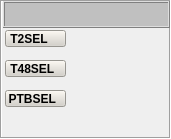
   <widget class="QFrame" name="DatosDelCombust_3">
    <property name="geometry">
     <rect>
      <x>650</x>
      <y>2</y>
      <width>171</width>
      <height>139</height>
     </rect>
    </property>
    <property name="styleSheet">
     <string notr="true">background-color: none;</string>
    </property>
    <property name="frameShape">
     <enum>QFrame::Box</enum>
    </property>
    <property name="frameShadow">
     <enum>QFrame::Sunken</enum>
    </property>
    <widget class="QFrame" name="frame_20">
     <property name="geometry">
      <rect>
       <x>3</x>
       <y>1</y>
       <width>167</width>
       <height>27</height>
      </rect>
     </property>
     <property name="minimumSize">
      <size>
       <width>167</width>
       <height>27</height>
      </size>
     </property>
     <property name="maximumSize">
      <size>
       <width>167</width>
       <height>27</height>
      </size>
     </property>
     <property name="styleSheet">
      <string notr="true">background-color: rgb(192, 192, 192);</string>
     </property>
     <property name="frameShape">
      <enum>QFrame::Box</enum>
     </property>
     <property name="frameShadow">
      <enum>QFrame::Raised</enum>
     </property>
     <layout class="QGridLayout" name="gridLayout_26">
      <item row="0" column="0">
       <widget class="AUpTextLabel" name="leGEN_AVR_49">
        <property name="minimumSize">
         <size>
          <width>137</width>
          <height>9</height>
         </size>
        </property>
        <property name="maximumSize">
         <size>
          <width>137</width>
          <height>9</height>
         </size>
        </property>
        <property name="LabelText" stdset="0">
         <string>COMPRESOR DE LP</string>
        </property>
        <property name="Font">
         <font>
          <pointsize>9</pointsize>
          <weight>75</weight>
          <bold>true</bold>
         </font>
        </property>
       </widget>
      </item>
     </layout>
    </widget>
    <widget class="AUpTextLabel" name="leGEN_AVR_50">
     <property name="geometry">
      <rect>
       <x>7</x>
       <y>122</y>
       <width>65</width>
       <height>13</height>
      </rect>
     </property>
     <property name="minimumSize">
      <size>
       <width>65</width>
       <height>13</height>
      </size>
     </property>
     <property name="maximumSize">
      <size>
       <width>65</width>
       <height>13</height>
      </size>
     </property>
     <property name="layoutDirection">
      <enum>Qt::RightToLeft</enum>
     </property>
     <property name="LabelText" stdset="0">
      <string>LP_TRF</string>
     </property>
     <property name="Font">
      <font>
       <pointsize>9</pointsize>
       <weight>75</weight>
       <bold>true</bold>
      </font>
     </property>
    </widget>
    <widget class="AUpTextLabel" name="leGEN_AVR_61">
     <property name="geometry">
      <rect>
       <x>116</x>
       <y>122</y>
       <width>43</width>
       <height>13</height>
      </rect>
     </property>
     <property name="minimumSize">
      <size>
       <width>43</width>
       <height>13</height>
      </size>
     </property>
     <property name="maximumSize">
      <size>
       <width>43</width>
       <height>13</height>
      </size>
     </property>
     <property name="layoutDirection">
      <enum>Qt::LeftToRight</enum>
     </property>
     <property name="LabelText" stdset="0">
      <string>In/S</string>
     </property>
     <property name="Font">
      <font>
       <pointsize>9</pointsize>
       <weight>75</weight>
       <bold>true</bold>
      </font>
     </property>
    </widget>
    <widget class="AUpTextLabel" name="leCOMPLP_T">
     <property name="geometry">
      <rect>
       <x>72</x>
       <y>122</y>
       <width>37</width>
       <height>13</height>
      </rect>
     </property>
     <property name="minimumSize">
      <size>
       <width>37</width>
       <height>13</height>
      </size>
     </property>
     <property name="maximumSize">
      <size>
       <width>37</width>
       <height>13</height>
      </size>
     </property>
     <property name="layoutDirection">
      <enum>Qt::RightToLeft</enum>
     </property>
     <property name="isUpdateable" stdset="0">
      <bool>true</bool>
     </property>
     <property name="id">
      <string>p_HMI_INTER_NSD_TRF_1X_CALC_PLUS_A_OUT_1</string>
     </property>
     <property name="Font">
      <font>
       <pointsize>9</pointsize>
       <weight>75</weight>
       <bold>true</bold>
      </font>
     </property>
    </widget>
    <widget class="AUpTextLabel" name="leCOMPP0S">
     <property name="geometry">
      <rect>
       <x>72</x>
       <y>48</y>
       <width>37</width>
       <height>13</height>
      </rect>
     </property>
     <property name="minimumSize">
      <size>
       <width>37</width>
       <height>13</height>
      </size>
     </property>
     <property name="maximumSize">
      <size>
       <width>37</width>
       <height>13</height>
      </size>
     </property>
     <property name="layoutDirection">
      <enum>Qt::RightToLeft</enum>
     </property>
     <property name="isUpdateable" stdset="0">
      <bool>true</bool>
     </property>
     <property name="id">
      <string>p_HMI_INTER_P0SEL_CALC_PLUS_A_OUT_1</string>
     </property>
     <property name="Font">
      <font>
       <pointsize>9</pointsize>
       <weight>75</weight>
       <bold>true</bold>
      </font>
     </property>
     <property name="Presicion">
      <number>2</number>
     </property>
    </widget>
    <widget class="AUpTextLabel" name="leGEN_AVR_62">
     <property name="geometry">
      <rect>
       <x>116</x>
       <y>48</y>
       <width>43</width>
       <height>13</height>
      </rect>
     </property>
     <property name="minimumSize">
      <size>
       <width>43</width>
       <height>13</height>
      </size>
     </property>
     <property name="maximumSize">
      <size>
       <width>43</width>
       <height>13</height>
      </size>
     </property>
     <property name="layoutDirection">
      <enum>Qt::LeftToRight</enum>
     </property>
     <property name="LabelText" stdset="0">
      <string>PSIA</string>
     </property>
     <property name="Font">
      <font>
       <pointsize>9</pointsize>
       <weight>75</weight>
       <bold>true</bold>
      </font>
     </property>
    </widget>
    <widget class="AUpTextLabel" name="leGEN_AVR_63">
     <property name="geometry">
      <rect>
       <x>7</x>
       <y>48</y>
       <width>65</width>
       <height>13</height>
      </rect>
     </property>
     <property name="minimumSize">
      <size>
       <width>65</width>
       <height>13</height>
      </size>
     </property>
     <property name="maximumSize">
      <size>
       <width>65</width>
       <height>13</height>
      </size>
     </property>
     <property name="layoutDirection">
      <enum>Qt::RightToLeft</enum>
     </property>
     <property name="LabelText" stdset="0">
      <string>P0SEL</string>
     </property>
     <property name="Font">
      <font>
       <pointsize>9</pointsize>
       <weight>75</weight>
       <bold>true</bold>
      </font>
     </property>
    </widget>
    <widget class="AUpTextLabel" name="leCOMPT2S">
     <property name="geometry">
      <rect>
       <x>72</x>
       <y>33</y>
       <width>37</width>
       <height>13</height>
      </rect>
     </property>
     <property name="minimumSize">
      <size>
       <width>37</width>
       <height>13</height>
      </size>
     </property>
     <property name="maximumSize">
      <size>
       <width>37</width>
       <height>13</height>
      </size>
     </property>
     <property name="layoutDirection">
      <enum>Qt::RightToLeft</enum>
     </property>
     <property name="isUpdateable" stdset="0">
      <bool>true</bool>
     </property>
     <property name="id">
      <string>p_HMI_INTER_T2SEL_CALC_PLUS_A_OUT_1</string>
     </property>
     <property name="Font">
      <font>
       <pointsize>9</pointsize>
       <weight>75</weight>
       <bold>true</bold>
      </font>
     </property>
    </widget>
    <widget class="AUpTextLabel" name="leGEN_AVR_65">
     <property name="geometry">
      <rect>
       <x>116</x>
       <y>33</y>
       <width>43</width>
       <height>13</height>
      </rect>
     </property>
     <property name="minimumSize">
      <size>
       <width>43</width>
       <height>13</height>
      </size>
     </property>
     <property name="maximumSize">
      <size>
       <width>43</width>
       <height>13</height>
      </size>
     </property>
     <property name="layoutDirection">
      <enum>Qt::LeftToRight</enum>
     </property>
     <property name="LabelText" stdset="0">
      <string>ºF</string>
     </property>
     <property name="Font">
      <font>
       <pointsize>9</pointsize>
       <weight>75</weight>
       <bold>true</bold>
      </font>
     </property>
    </widget>
    <widget class="AUpTextLabel" name="leCOMPT48S">
     <property name="geometry">
      <rect>
       <x>72</x>
       <y>62</y>
       <width>37</width>
       <height>13</height>
      </rect>
     </property>
     <property name="minimumSize">
      <size>
       <width>37</width>
       <height>13</height>
      </size>
     </property>
     <property name="maximumSize">
      <size>
       <width>37</width>
       <height>13</height>
      </size>
     </property>
     <property name="layoutDirection">
      <enum>Qt::RightToLeft</enum>
     </property>
     <property name="isUpdateable" stdset="0">
      <bool>true</bool>
     </property>
     <property name="id">
      <string>p_HMI_INTER_T48SEL_CALC_PLUS_A_OUT_1</string>
     </property>
     <property name="Value">
      <double>0.000000000000000</double>
     </property>
     <property name="Font">
      <font>
       <pointsize>9</pointsize>
       <weight>75</weight>
       <bold>true</bold>
      </font>
     </property>
    </widget>
    <widget class="AUpTextLabel" name="leGEN_AVR_66">
     <property name="geometry">
      <rect>
       <x>116</x>
       <y>62</y>
       <width>43</width>
       <height>13</height>
      </rect>
     </property>
     <property name="minimumSize">
      <size>
       <width>43</width>
       <height>13</height>
      </size>
     </property>
     <property name="maximumSize">
      <size>
       <width>43</width>
       <height>13</height>
      </size>
     </property>
     <property name="layoutDirection">
      <enum>Qt::LeftToRight</enum>
     </property>
     <property name="LabelText" stdset="0">
      <string>ºF</string>
     </property>
     <property name="Font">
      <font>
       <pointsize>9</pointsize>
       <weight>75</weight>
       <bold>true</bold>
      </font>
     </property>
    </widget>
    <widget class="AUpTextLabel" name="leGEN_AVR_68">
     <property name="geometry">
      <rect>
       <x>7</x>
       <y>78</y>
       <width>65</width>
       <height>13</height>
      </rect>
     </property>
     <property name="minimumSize">
      <size>
       <width>65</width>
       <height>13</height>
      </size>
     </property>
     <property name="maximumSize">
      <size>
       <width>65</width>
       <height>13</height>
      </size>
     </property>
     <property name="layoutDirection">
      <enum>Qt::RightToLeft</enum>
     </property>
     <property name="styleSheet">
      <string notr="true"/>
     </property>
     <property name="LabelText" stdset="0">
      <string>P48SEL</string>
     </property>
     <property name="Font">
      <font>
       <pointsize>9</pointsize>
       <weight>75</weight>
       <bold>true</bold>
      </font>
     </property>
    </widget>
    <widget class="AUpTextLabel" name="leCOMPP48S">
     <property name="geometry">
      <rect>
       <x>72</x>
       <y>78</y>
       <width>37</width>
       <height>13</height>
      </rect>
     </property>
     <property name="minimumSize">
      <size>
       <width>37</width>
       <height>13</height>
      </size>
     </property>
     <property name="maximumSize">
      <size>
       <width>37</width>
       <height>13</height>
      </size>
     </property>
     <property name="layoutDirection">
      <enum>Qt::RightToLeft</enum>
     </property>
     <property name="isUpdateable" stdset="0">
      <bool>true</bool>
     </property>
     <property name="id">
      <string>p_HMI_INTER_P48SEL_CALC_PLUS_A_OUT_1</string>
     </property>
     <property name="Font">
      <font>
       <pointsize>9</pointsize>
       <weight>75</weight>
       <bold>true</bold>
      </font>
     </property>
     <property name="Presicion">
      <number>2</number>
     </property>
    </widget>
    <widget class="AUpTextLabel" name="leGEN_AVR_69">
     <property name="geometry">
      <rect>
       <x>116</x>
       <y>78</y>
       <width>43</width>
       <height>13</height>
      </rect>
     </property>
     <property name="minimumSize">
      <size>
       <width>43</width>
       <height>13</height>
      </size>
     </property>
     <property name="maximumSize">
      <size>
       <width>43</width>
       <height>13</height>
      </size>
     </property>
     <property name="layoutDirection">
      <enum>Qt::LeftToRight</enum>
     </property>
     <property name="LabelText" stdset="0">
      <string>PSIA</string>
     </property>
     <property name="Font">
      <font>
       <pointsize>9</pointsize>
       <weight>75</weight>
       <bold>true</bold>
      </font>
     </property>
    </widget>
    <widget class="AUpTextLabel" name="leCOMPLP_C">
     <property name="geometry">
      <rect>
       <x>72</x>
       <y>106</y>
       <width>37</width>
       <height>13</height>
      </rect>
     </property>
     <property name="minimumSize">
      <size>
       <width>37</width>
       <height>13</height>
      </size>
     </property>
     <property name="maximumSize">
      <size>
       <width>37</width>
       <height>13</height>
      </size>
     </property>
     <property name="layoutDirection">
      <enum>Qt::RightToLeft</enum>
     </property>
     <property name="isUpdateable" stdset="0">
      <bool>true</bool>
     </property>
     <property name="id">
      <string>p_HMI_INTER_NSD_CRF_1X_CALC_PLUS_A_OUT_1</string>
     </property>
     <property name="Font">
      <font>
       <pointsize>9</pointsize>
       <weight>75</weight>
       <bold>true</bold>
      </font>
     </property>
    </widget>
    <widget class="AUpTextLabel" name="leGEN_AVR_70">
     <property name="geometry">
      <rect>
       <x>116</x>
       <y>106</y>
       <width>43</width>
       <height>13</height>
      </rect>
     </property>
     <property name="minimumSize">
      <size>
       <width>43</width>
       <height>13</height>
      </size>
     </property>
     <property name="maximumSize">
      <size>
       <width>43</width>
       <height>13</height>
      </size>
     </property>
     <property name="layoutDirection">
      <enum>Qt::LeftToRight</enum>
     </property>
     <property name="LabelText" stdset="0">
      <string>In/S</string>
     </property>
     <property name="Font">
      <font>
       <pointsize>9</pointsize>
       <weight>75</weight>
       <bold>true</bold>
      </font>
     </property>
    </widget>
    <widget class="AUpTextLabel" name="leGEN_AVR_71">
     <property name="geometry">
      <rect>
       <x>7</x>
       <y>106</y>
       <width>65</width>
       <height>13</height>
      </rect>
     </property>
     <property name="minimumSize">
      <size>
       <width>65</width>
       <height>13</height>
      </size>
     </property>
     <property name="maximumSize">
      <size>
       <width>65</width>
       <height>13</height>
      </size>
     </property>
     <property name="layoutDirection">
      <enum>Qt::RightToLeft</enum>
     </property>
     <property name="LabelText" stdset="0">
      <string>LP_CRF</string>
     </property>
     <property name="Font">
      <font>
       <pointsize>9</pointsize>
       <weight>75</weight>
       <bold>true</bold>
      </font>
     </property>
    </widget>
    <widget class="AUpTextLabel" name="leGEN_AVR_72">
     <property name="geometry">
      <rect>
       <x>116</x>
       <y>92</y>
       <width>43</width>
       <height>13</height>
      </rect>
     </property>
     <property name="minimumSize">
      <size>
       <width>43</width>
       <height>13</height>
      </size>
     </property>
     <property name="maximumSize">
      <size>
       <width>43</width>
       <height>13</height>
      </size>
     </property>
     <property name="layoutDirection">
      <enum>Qt::LeftToRight</enum>
     </property>
     <property name="LabelText" stdset="0">
      <string>PSIA</string>
     </property>
     <property name="Font">
      <font>
       <pointsize>9</pointsize>
       <weight>75</weight>
       <bold>true</bold>
      </font>
     </property>
    </widget>
    <widget class="AUpTextLabel" name="leCOMPPTBS">
     <property name="geometry">
      <rect>
       <x>72</x>
       <y>92</y>
       <width>37</width>
       <height>13</height>
      </rect>
     </property>
     <property name="minimumSize">
      <size>
       <width>37</width>
       <height>13</height>
      </size>
     </property>
     <property name="maximumSize">
      <size>
       <width>37</width>
       <height>13</height>
      </size>
     </property>
     <property name="layoutDirection">
      <enum>Qt::RightToLeft</enum>
     </property>
     <property name="isUpdateable" stdset="0">
      <bool>true</bool>
     </property>
     <property name="id">
      <string>p_HMI_INTER_PTBSEL_CALC_PLUS_A_OUT_1</string>
     </property>
     <property name="Font">
      <font>
       <pointsize>9</pointsize>
       <weight>75</weight>
       <bold>true</bold>
      </font>
     </property>
     <property name="Presicion">
      <number>2</number>
     </property>
    </widget>
    <widget class="QPushButton" name="btn_GEN_T2">
     <property name="geometry">
      <rect>
       <x>5</x>
       <y>30</y>
       <width>61</width>
       <height>17</height>
      </rect>
     </property>
     <property name="font">
      <font>
       <pointsize>9</pointsize>
       <weight>75</weight>
       <bold>true</bold>
      </font>
     </property>
     <property name="layoutDirection">
      <enum>Qt::RightToLeft</enum>
     </property>
     <property name="styleSheet">
      <string notr="true">background-color: rgb(212, 208, 200);</string>
     </property>
     <property name="text">
      <string>T2SEL    </string>
     </property>
    </widget>
    <widget class="QPushButton" name="btn_GEN_T48">
     <property name="geometry">
      <rect>
       <x>5</x>
       <y>60</y>
       <width>61</width>
       <height>17</height>
      </rect>
     </property>
     <property name="font">
      <font>
       <pointsize>9</pointsize>
       <weight>75</weight>
       <bold>true</bold>
      </font>
     </property>
     <property name="layoutDirection">
      <enum>Qt::RightToLeft</enum>
     </property>
     <property name="styleSheet">
      <string notr="true">background-color: rgb(212, 208, 200);</string>
     </property>
     <property name="text">
      <string>T48SEL  </string>
     </property>
    </widget>
    <widget class="QPushButton" name="btn_GEN_PTB">
     <property name="geometry">
      <rect>
       <x>5</x>
       <y>90</y>
       <width>61</width>
       <height>17</height>
      </rect>
     </property>
     <property name="font">
      <font>
       <pointsize>9</pointsize>
       <weight>75</weight>
       <bold>true</bold>
      </font>
     </property>
     <property name="layoutDirection">
      <enum>Qt::RightToLeft</enum>
     </property>
     <property name="styleSheet">
      <string notr="true">background-color: rgb(212, 208, 200);</string>
     </property>
     <property name="text">
      <string>PTBSEL  </string>
     </property>
    </widget>
   </widget>
